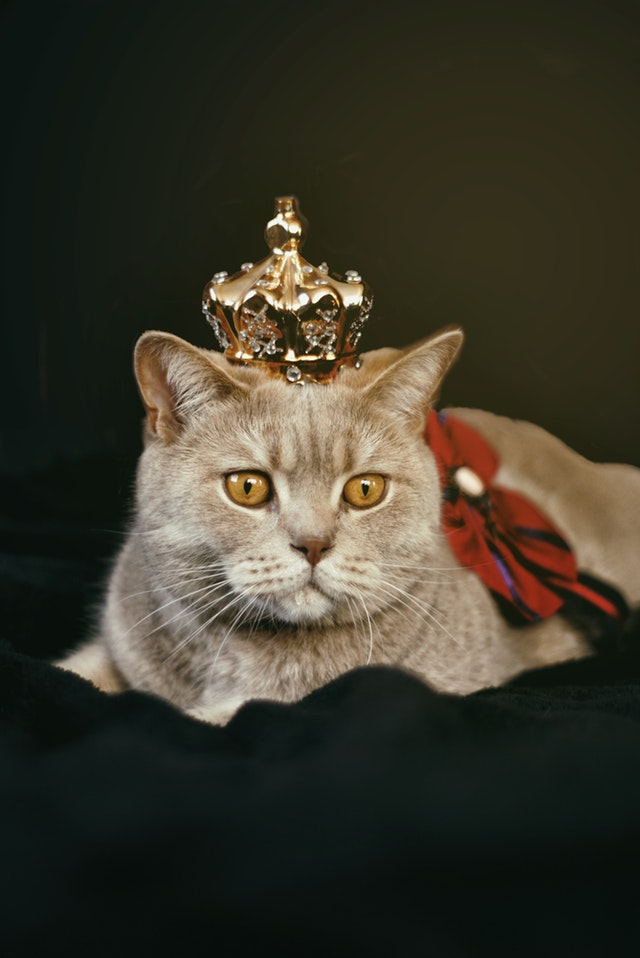
#> input picture 02.jpg, 640 x 958 px
$ python photomosaic2.py
#> lines starting #> are read from the running program, lines starting #| are printed output that depends on the picture
import cv2, os
import numpy as np
import matplotlib.pyplot as plt
from collections import defaultdict

from sklearn.cluster import KMeans
from sklearn.metrics import pairwise_distances_argmin_min
from sklearn.utils import shuffle


img_path = '02.jpg'
img = cv2.imread(img_path)
#> img is the input picture: shape (958, 640, 3); mean B, G, R 42.7, 55.9, 59.1

img = cv2.resize(img, dsize=None, fx=0.2, fy=0.2)
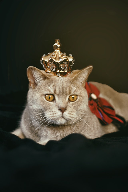
#> img: shape (192, 128, 3); mean B, G, R 42.8, 55.9, 59.1
img = cv2.cvtColor(img, cv2.COLOR_BGR2RGB)

print(img.shape)
#| (192, 128, 3)

plt.figure(figsize=(20, 20))
plt.axis('off')
plt.imshow(img)

def unpickle(file):
    import pickle
#> (the run stopped early here; a loop or call above may not have finished)

$ run again, with 03.jpg copied over 02.jpg
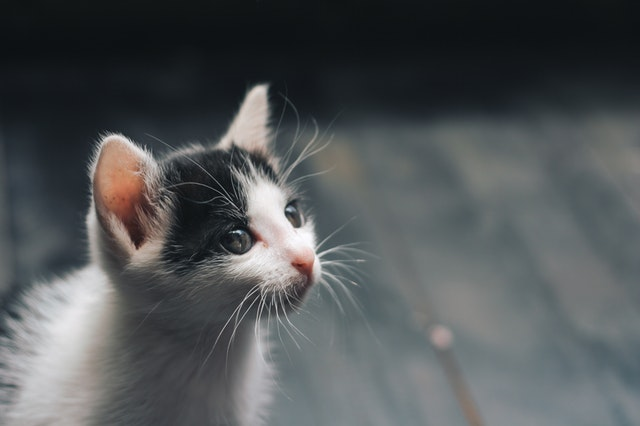
#> input picture 03.jpg, 640 x 426 px
#> img is the input picture: shape (426, 640, 3); mean B, G, R 87.3, 85.6, 81.8
#> `img = cv2.resize(img, dsize=None, fx=0.2, fy=0.2)`:
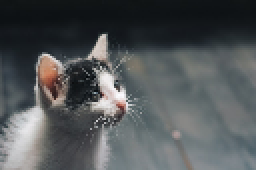
#> img: shape (85, 128, 3) (shown 2 times larger); mean B, G, R 87.3, 85.6, 81.8
#| (85, 128, 3)

$ run again, with 04.jpg copied over 02.jpg
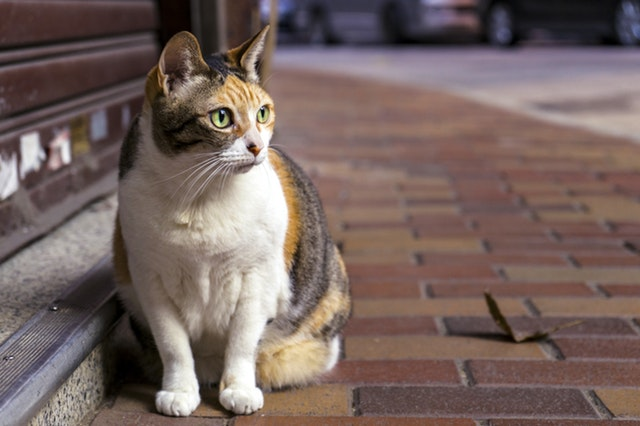
#> input picture 04.jpg, 640 x 426 px
#> img is the input picture: shape (426, 640, 3); mean B, G, R 95.2, 99.9, 117.6
#> `img = cv2.resize(img, dsize=None, fx=0.2, fy=0.2)`:
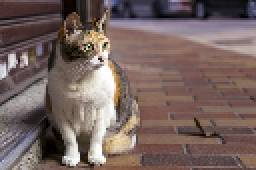
#> img: shape (85, 128, 3) (shown 2 times larger); mean B, G, R 95.3, 99.9, 117.6
#| (85, 128, 3)

$ run again, with 05.jpg copied over 02.jpg
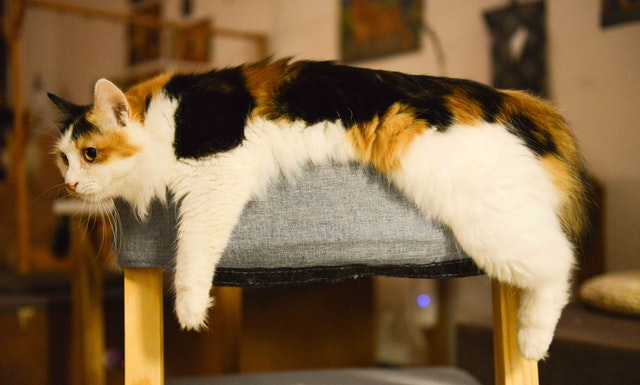
#> input picture 05.jpg, 640 x 385 px
#> img is the input picture: shape (385, 640, 3); mean B, G, R 68.5, 101.5, 128.3
#> `img = cv2.resize(img, dsize=None, fx=0.2, fy=0.2)`:
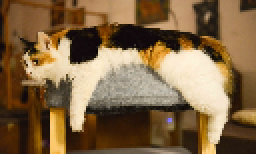
#> img: shape (77, 128, 3) (shown 2 times larger); mean B, G, R 68.5, 101.5, 128.3
#| (77, 128, 3)
